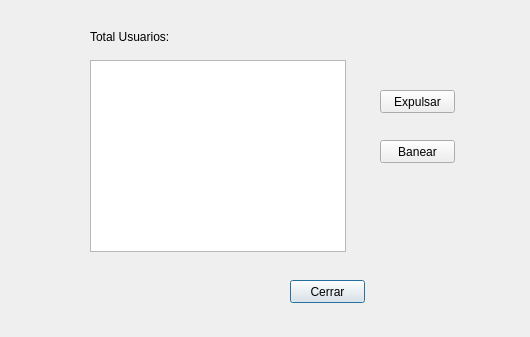
<?xml version="1.0" encoding="UTF-8"?>
<ui version="4.0">
 <class>VentanaListaUsuarios</class>
 <widget class="QDialog" name="VentanaListaUsuarios">
  <property name="geometry">
   <rect>
    <x>0</x>
    <y>0</y>
    <width>530</width>
    <height>337</height>
   </rect>
  </property>
  <property name="windowTitle">
   <string>Dialog</string>
  </property>
  <widget class="QTableWidget" name="tabla">
   <property name="geometry">
    <rect>
     <x>90</x>
     <y>60</y>
     <width>256</width>
     <height>192</height>
    </rect>
   </property>
  </widget>
  <widget class="QPushButton" name="pushButton">
   <property name="geometry">
    <rect>
     <x>290</x>
     <y>280</y>
     <width>75</width>
     <height>23</height>
    </rect>
   </property>
   <property name="text">
    <string>Cerrar</string>
   </property>
  </widget>
  <widget class="QLabel" name="label">
   <property name="geometry">
    <rect>
     <x>90</x>
     <y>30</y>
     <width>80</width>
     <height>14</height>
    </rect>
   </property>
   <property name="font">
    <font>
     <pointsize>9</pointsize>
    </font>
   </property>
   <property name="text">
    <string>Total Usuarios:</string>
   </property>
  </widget>
  <widget class="QLabel" name="numeroUsuarios">
   <property name="geometry">
    <rect>
     <x>180</x>
     <y>30</y>
     <width>61</width>
     <height>16</height>
    </rect>
   </property>
   <property name="font">
    <font>
     <pointsize>9</pointsize>
    </font>
   </property>
   <property name="text">
    <string/>
   </property>
  </widget>
  <widget class="QPushButton" name="pushButton_2">
   <property name="geometry">
    <rect>
     <x>380</x>
     <y>90</y>
     <width>75</width>
     <height>23</height>
    </rect>
   </property>
   <property name="text">
    <string>Expulsar</string>
   </property>
  </widget>
  <widget class="QPushButton" name="pushButton_3">
   <property name="geometry">
    <rect>
     <x>380</x>
     <y>140</y>
     <width>75</width>
     <height>23</height>
    </rect>
   </property>
   <property name="text">
    <string>Banear</string>
   </property>
  </widget>
 </widget>
 <resources/>
 <connections/>
</ui>
